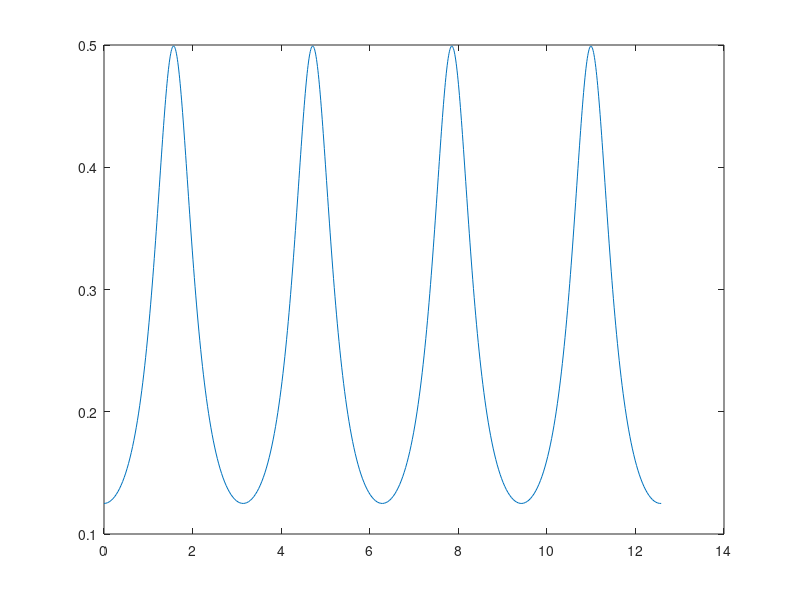

This figure's MATLAB source: (Note: this script raises an error after producing the figure.)
q = 0 ;
p = 1 ;

figure ('Name' , 'Phase Space') ;

for c= 2 : 0.001 : 2

m = 1 ;
omega = 2 ;

Q(1) = 0 ;  % atan(2cq/p)
P(1) = (p*p + 4*c*c*q*q)/(4*c) ;
K = 2*P(1)*c/m ;

P_der = @(Q,P) P*cos(Q)*sin(Q)*(4*c/m - m*omega*omega/c)  ;
Q_der = @(P) K/P ;

time(1) = 0 ;
h = 0.01 ;

it = 1 ;

for t = 0 : h : 2*pi - h 
    Q_start = Q(it) ;
    P_start = P(it) ;
    Q_end = Q_start + h*Q_der(P_start) ;
    P_end = P_start + h*P_der(Q_start , P_start) ;
    
    Q(it + 1) = Q(it) + h/2 * (Q_der(P_start) + Q_der(P_end)) ;
    P(it + 1) = P(it) + h/2 * (P_der(Q_start, P_start) + P_der(Q_end, P_end)) ;
    
    it = it + 1 ;
    time(it) = t + h ;
end

%{
figure ('Name' , 'Time Plot') ;
hold on ;
plot (time , Q , 'bo') ;
plot (time , P , 'r*') ;
hold off ;
%}

plot (Q , P) ;
str = "c = " + string(c) ;
title (str);
xlabel ('Q') ;
ylabel ('P') ;
grid on ;
xlim ([0,2*pi]) ;
if (max(P) < 2)
       ylim([-2,2])
end

drawnow

end


